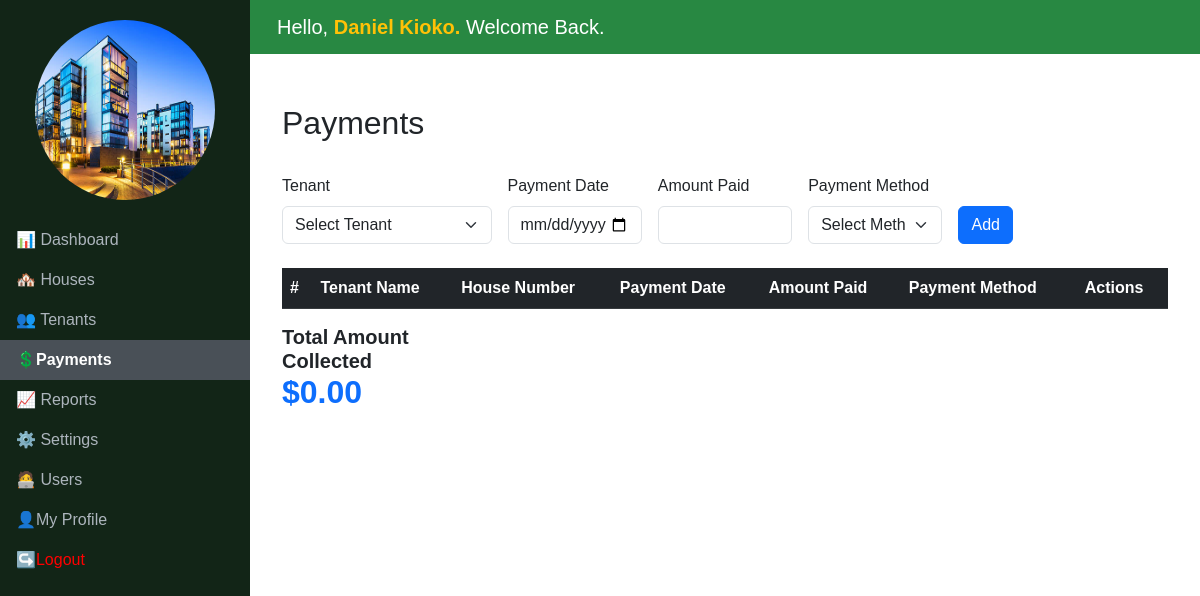
Before: /rentals/payments/ (signed in) with the older database file.
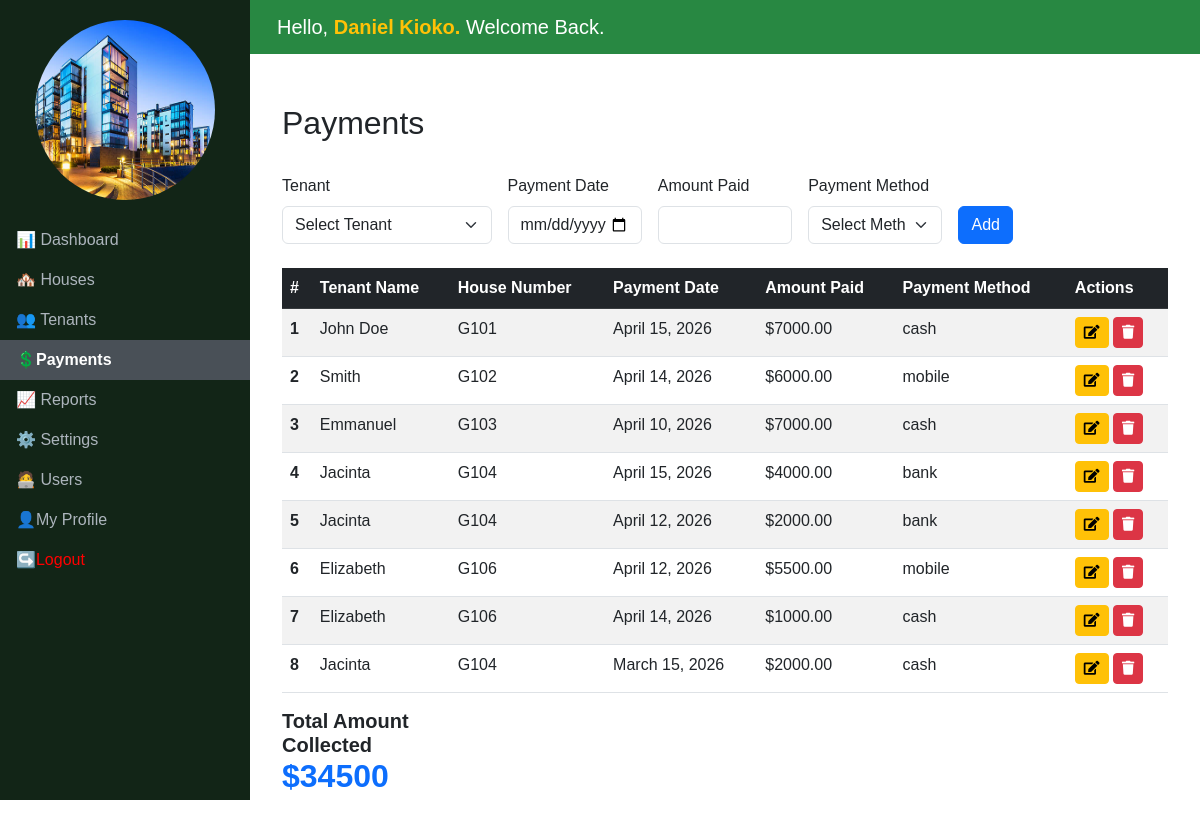
After: the same page with the newer database file.
### authentication/models.py (models this page shows, shortened)
class User(AbstractUser):
    email = models.EmailField(unique=True)
    USERNAME_FIELD = 'email'
    REQUIRED_FIELDS = ['username']  # Username is still required

### rentals/models.py (models this page shows, shortened)
class Payment(models.Model):
    tenant = models.ForeignKey(Tenant, on_delete=models.CASCADE)
    payment_date = models.DateField()
    amount_paid = models.DecimalField(max_digits=10, decimal_places=2)
    payment_method = models.CharField(
        max_length=20,
        choices=[('cash', 'Cash'), ('bank', 'Bank Transfer'), ('mobile', 'Mobile Payment')]
    )

class Tenant(models.Model):
    name = models.CharField(max_length=255)
    phone = models.CharField(max_length=15)
    house = models.OneToOneField('House', on_delete=models.CASCADE, unique=True)
    date_joined = models.DateField(auto_now_add=True)
    def outstanding_balance(self):
        months_since_joining = (date.today().year - self.date_joined.year) * 12 + date.today().month - self.date_joined.month
        total_due = months_since_joining * self.house.monthly_rent
        total_paid = Payment.objects.filter(tenant=self).aggregate(total=Sum('amount_paid'))['total'] or Decimal('0.00')
        return total_due - total_paid
    def last_payment(self):
        last_payment = Payment.objects.filter(tenant=self).order_by('-payment_date').first()
        return last_payment.payment_date if last_payment else None  # Return None instead of a string

class House(models.Model):
    HOUSE_TYPES = [
        ('Bedsitter', 'Bedsitter'),
        ('One Bedroom', 'One Bedroom'),
        ('Two Bedroom', 'Two Bedroom'),
        ('Three Bedroom', 'Three Bedroom'),
    ]
    number = models.CharField(max_length=20, unique=True)
    house_type = models.CharField(max_length=50, choices=HOUSE_TYPES)
    monthly_rent = models.DecimalField(max_digits=10, decimal_places=2)
    is_occupied = models.BooleanField(default=False)

### rentals/views.py (the view, shortened to what this page needs)
# urls.py: path('payments/', PaymentsView.as_view(), name='payments'),
class PaymentsView(LoginRequiredMixin, TemplateView):
    template_name = 'payments.html'
    def get_context_data(self, **kwargs):
        context = super().get_context_data(**kwargs)
        tenants = Tenant.objects.all()
        for tenant in tenants:
            tenant.outstanding_balance = tenant.outstanding_balance()  # Use model method
            tenant.last_payment = tenant.last_payment()  # Use model method
        context['tenants'] = tenants
        context['payments'] = Payment.objects.all()
        context['total_collected'] = Payment.objects.aggregate(total=Sum('amount_paid'))['total'] or Decimal('0.00')
        return context

### rentals/templates/payments.html (shortened to what this page needs)
{% extends 'base.html' %}
{% block content %}
<div class="container-fluid">
    <div class="row mb-4">
        <h2 class="mt-4">Payments</h2>
    </div>
    <form method="post" id="paymentForm" class="row g-3 mb-4">
        <div class="col-md-3">
            <label for="tenantName" class="form-label">Tenant</label>
            <select class="form-select" id="tenantName" name="tenant_name" required>
                <option value="" disabled selected>Select Tenant</option>
            </select>
        </div>
        <div class="col-md-2">
            <label for="paymentDate" class="form-label">Payment Date</label>
            <input type="date" class="form-control" id="paymentDate" name="payment_date" max="{% now 'Y-m-d' %}" required>
        </div>
        <div class="col-md-2">
            <label for="amountPaid" class="form-label">Amount Paid</label>
            <input type="number" class="form-control" id="amountPaid" name="amount_paid" required>
        </div>
        <div class="col-md-2">
            <label for="paymentMethod" class="form-label">Payment Method</label>
            <select class="form-select" id="paymentMethod" name="payment_method" required>
                <option value="" disabled selected>Select Method</option>
            </select>
        </div>
        <div class="col-md-1 align-self-end">
            <button type="submit" class="btn btn-primary" id="formSubmitButton">Add</button>
        </div>
    </form>
    <div class="table-responsive">
        <table class="table table-striped table-hover">
            <thead class="table-dark">
                <tr>
                    <th scope="col">#</th>
                    <th scope="col">Tenant Name</th>
                    <th scope="col">House Number</th>
                    <th scope="col">Payment Date</th>
                    <th scope="col">Amount Paid</th>
                    <th scope="col">Payment Method</th>
                    <th scope="col">Actions</th>
                </tr>
            </thead>
            <tbody>
                {% for payment in payments %}
                <tr>
                    <th scope="row">{{ forloop.counter }}</th>
                    <td>{{ payment.tenant.name|title }}</td>
                    <td>{{ payment.tenant.house.number }}</td>
                    <td>{{ payment.payment_date }}</td>
                    <td>${{ payment.amount_paid }}</td>
                    <td>{{ payment.payment_method }}</td>
                    <td>
                        <button class="btn btn-warning btn-sm btn-edit"
                                data-id="{{ payment.id }}"
                                data-tenant="{{ payment.tenant.id }}"
                                data-payment-date="{{ payment.payment_date|date:'Y-m-d' }}"
                                data-amount="{{ payment.amount_paid }}"
                                data-method="{{ payment.payment_method }}">
                            <i class="fa fa-edit" aria-hidden="true"></i>
                        </button>
                        <form action="{% url 'rentals:payments' %}" method="POST" style="display:inline;">
                            <button type="submit"
                                    class="btn btn-danger btn-sm"
                                    onclick="return confirm('Are you sure you want to delete this payment from {{ payment.tenant.name }}?')">
                                <i class="fa fa-trash" aria-hidden="true"></i>
                            </button>
                        </form>
                    </td>
                </tr>
                {% endfor %}
            </tbody>
        </table>
    </div>
    <div class="row mb-4">
       <div class="col-md-3">
           <h5 class="card-title"><strong>Total Amount Collected</strong></h5>
           <h2 class="text-primary"><strong>${{ total_collected }}</strong></h2>
       </div>
    </div>
</div>
{% endblock %}

### rentals/templates/base.html (shortened to what this page needs)
<!DOCTYPE html>
<html lang="en">
<head>
    <link href="https://cdn.jsdelivr.net/npm/bootstrap@5.3.0-alpha1/dist/css/bootstrap.min.css" rel="stylesheet">
    <link href="https://cdnjs.cloudflare.com/ajax/libs/font-awesome/5.15.4/css/all.min.css" rel="stylesheet">
    {% load static %}
</head>
<body>
    <nav class="sidebar col-md-3 col-lg-2 d-md-block">
        <div class="logo">
            <img src="{% static "images/logo.png" %}" alt="Logo">
        </div>
        {% with current=request.resolver_match.url_name %}
        <ul class="nav flex-column">
            <li class="nav-item">
                <a class="nav-link {% if current == 'dashboard' %}active{% endif %}" href="{% url "rentals:dashboard" %}"> 📊 Dashboard</a>
            </li>
            <li class="nav-item">
                <a class="nav-link {% if current == 'houses' %}active{% endif %}" href="{% url "rentals:houses" %}"> 🏘️ Houses</a>
            </li>
            <li class="nav-item">
                <a class="nav-link {% if current == 'tenants' %}active{% endif %}" href="{% url "rentals:tenants" %}"> 👥 Tenants</a>
            </li>
            <li class="nav-item">
                <a class="nav-link {% if current == 'payments' %}active{% endif %}" href="{% url "rentals:payments" %}">💲Payments</a>
            </li>
            <li class="nav-item">
                <a class="nav-link {% if current == 'reports' %}active{% endif %}" href="{% url "rentals:reports" %}">  📈 Reports</a>
            </li>
            <li class="nav-item">
                <a class="nav-link {% if current == 'settings' %}active{% endif %}" href="{% url "rentals:settings" %}"> ⚙️ Settings</a>
            </li>
            <li class="nav-item">
                {% if user.is_superuser %}
                <a class="nav-link {% if current == 'users' %}active{% endif %}" href="{% url "rentals:users" %}"> 🧑‍💻 Users</a>
                {% else %}
                <a class="nav-link" href="#" onclick="alert('You do not have permission to access the User Management page. Only administrators can manage users.'); return false;"> 🧑‍💻 Users</a>
                {% endif %}
            </li>
            <li class="nav-item">
                <a class="nav-link {% if current == 'profile' %}active{% endif %}" href="{% url "rentals:profile" %}">👤My Profile</a>
            </li>
            <li class="nav-item">
                <form method="post" action="{% url 'auth:logout' %}" style="display: inline;">
                    <button type="submit" class="nav-link" style="background: none; border: 1px; padding: none; color: red; text-decoration: none;">↪️Logout</button>
                </form>
            </li>
        </ul>
        {% endwith %}
    </nav>
    <header class="header">
        <div class="container-fluid d-flex justify-content-between align-items-left">
            <h5 class="m-0">Hello, <b class="text-warning">{{ request.user.first_name }} {{ request.user.last_name }}. </b>Welcome Back.</h5>
        </div>
    </header>
    <main class="main-content">
        {% block content %}{% endblock %}
    </main>
</body>
</html>

### rentals/templates/base.html (style rules this page uses)
body { margin: 0; font-family: Arial, sans-serif; }
.sidebar { width: 250px; height: 100vh; position: fixed; top: 0; left: 0; background-color: rgb(18, 37, 23); color: #fff; }
.sidebar .nav-link { color: #adb5bd; }
.sidebar .nav-link.active, .sidebar .nav-link:hover { color: #fff; background-color: #495057; }
.sidebar .nav-link.active { font-weight: 600; }
.sidebar .logo { text-align: center; padding: 20px 0; }
.sidebar .logo img { width: 180px; height: 180px; border-radius: 50%; }
.header { background-color:rgb(40, 136, 66); color: #fff; padding: 15px; position: fixed; top: 0; left: 250px; right: 0; z-index: 1030; }
.main-content { margin-top: 60px; margin-left: 250px; padding: 20px; }

Changed rows visible on the page:
added Payment: tenant.name "John Doe", tenant.house.number "G101", payment_date "April 15, 2026", amount_paid "7000.00", payment_method "cash"
added Payment: tenant.name "Smith", tenant.house.number "G102", payment_date "April 14, 2026", amount_paid "6000.00", payment_method "mobile"
added Payment: tenant.name "Emmanuel", tenant.house.number "G103", payment_date "April 10, 2026", amount_paid "7000.00", payment_method "cash"
added Payment: tenant.name "Jacinta", tenant.house.number "G104", payment_date "April 15, 2026", amount_paid "4000.00", payment_method "bank"
added Payment: tenant.name "Jacinta", tenant.house.number "G104", payment_date "April 12, 2026", amount_paid "2000.00", payment_method "bank"
added Payment: tenant.name "Elizabeth", tenant.house.number "G106", payment_date "April 12, 2026", amount_paid "5500.00", payment_method "mobile"
added Payment: tenant.name "Elizabeth", tenant.house.number "G106", payment_date "April 14, 2026", amount_paid "1000.00", payment_method "cash"
added Payment: tenant.name "Jacinta", tenant.house.number "G104", payment_date "March 15, 2026", amount_paid "2000.00", payment_method "cash"
Other visible differences:
{{ total_collected }}: "0.00" → "34500"
